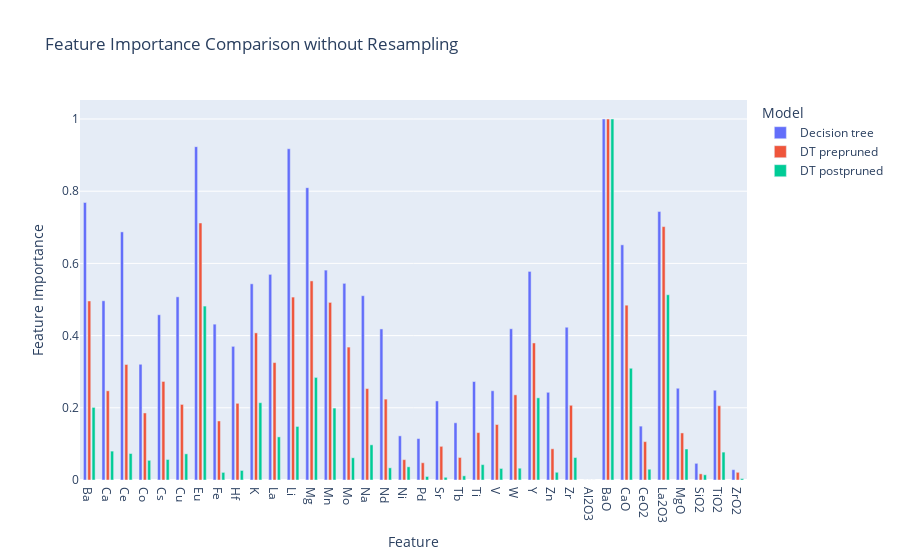

This figure's notebook cell:
### Code cell
df_melted_nr = pd.melt(df_feature_importance_nr, id_vars='Feature', var_name='Model', value_name='Importance')

# Create a grouped bar plot using Plotly Express
fig = px.bar(df_melted_nr, x='Feature', y='Importance', color='Model',
             labels={'Importance': 'Feature Importance', 'Model': 'Model'},
             title='Feature Importance Comparison without Resampling',
             barmode='group'  # Set barmode to 'group' for grouped bars
            )  # Set the width of the bars

# Adjust the width of the bars in the layout
fig.update_layout(bargap=0.3, bargroupgap=0.3)


# Show the plot
fig.show()

### Figure 1 — Plotly figure (JSON) as saved in the notebook; plotly's stock layout.template omitted (floating-point values rounded to 4 significant figures)
{"data": [{"alignmentgroup": "True", "hovertemplate": "Model=Decision tree<br>Feature=%{x}<br>Feature Importance=%{y}<extra></extra>", "legendgroup": "Decision tree", "marker": {"color": "#636efa", "pattern": {"shape": ""}}, "name": "Decision tree", "offsetgroup": "Decision tree", "orientation": "v", "showlegend": true, "textposition": "auto", "type": "bar", "x": ["Ba", "Ca", "Ce", "Co", "Cs", "Cu", "Eu", "Fe", "Hf", "K", "La", "Li", "Mg", "Mn", "Mo", "Na", "Nd", "Ni", "Pd", "Sr", "Tb", "Ti", "V", "W", "Y", "Zn", "Zr", "Al2O3", "BaO", "CaO", "CeO2", "La2O3", "MgO", "SiO2", "TiO2", "ZrO2"], "xaxis": "x", "y": [0.7686, 0.4964, 0.6873, 0.3206, 0.4576, 0.5074, 0.9234, 0.4317, 0.3702, 0.5435, 0.5696, 0.9175, 0.8098, 0.5814, 0.5447, 0.5105, 0.4184, 0.1223, 0.1148, 0.219, 0.1585, 0.2727, 0.2472, 0.4189, 0.5778, 0.2429, 0.4232, 0, 1, 0.6514, 0.1492, 0.7437, 0.2541, 0.04614, 0.2486, 0.02857], "yaxis": "y"}, {"alignmentgroup": "True", "hovertemplate": "Model=DT prepruned<br>Feature=%{x}<br>Feature Importance=%{y}<extra></extra>", "legendgroup": "DT prepruned", "marker": {"color": "#EF553B", "pattern": {"shape": ""}}, "name": "DT prepruned", "offsetgroup": "DT prepruned", "orientation": "v", "showlegend": true, "textposition": "auto", "type": "bar", "x": ["Ba", "Ca", "Ce", "Co", "Cs", "Cu", "Eu", "Fe", "Hf", "K", "La", "Li", "Mg", "Mn", "Mo", "Na", "Nd", "Ni", "Pd", "Sr", "Tb", "Ti", "V", "W", "Y", "Zn", "Zr", "Al2O3", "BaO", "CaO", "CeO2", "La2O3", "MgO", "SiO2", "TiO2", "ZrO2"], "xaxis": "x", "y": [0.4959, 0.2471, 0.32, 0.1857, 0.273, 0.2093, 0.7119, 0.1636, 0.2125, 0.4075, 0.3253, 0.5067, 0.5515, 0.4919, 0.3682, 0.2532, 0.224, 0.05636, 0.04778, 0.09324, 0.06239, 0.1313, 0.1537, 0.2359, 0.3796, 0.08644, 0.207, 0, 1, 0.4842, 0.1063, 0.7019, 0.1304, 0.01708, 0.2058, 0.02129], "yaxis": "y"}, {"alignmentgroup": "True", "hovertemplate": "Model=DT postpruned<br>Feature=%{x}<br>Feature Importance=%{y}<extra></extra>", "legendgroup": "DT postpruned", "marker": {"color": "#00cc96", "pattern": {"shape": ""}}, "name": "DT postpruned", "offsetgroup": "DT postpruned", "orientation": "v", "showlegend": true, "textposition": "auto", "type": "bar", "x": ["Ba", "Ca", "Ce", "Co", "Cs", "Cu", "Eu", "Fe", "Hf", "K", "La", "Li", "Mg", "Mn", "Mo", "Na", "Nd", "Ni", "Pd", "Sr", "Tb", "Ti", "V", "W", "Y", "Zn", "Zr", "Al2O3", "BaO", "CaO", "CeO2", "La2O3", "MgO", "SiO2", "TiO2", "ZrO2"], "xaxis": "x", "y": [0.201, 0.08, 0.07333, 0.05452, 0.05682, 0.0725, 0.4818, 0.02109, 0.02645, 0.2141, 0.1195, 0.1483, 0.2841, 0.1992, 0.06159, 0.09744, 0.03372, 0.03654, 0.009785, 0.007478, 0.01155, 0.04264, 0.03196, 0.03267, 0.2276, 0.02139, 0.06223, 0, 1, 0.3095, 0.02983, 0.5132, 0.08586, 0.01441, 0.07728, 0.004026], "yaxis": "y"}], "layout": {"bargap": 0.3, "bargroupgap": 0.3, "barmode": "group", "legend": {"title": {"text": "Model"}, "tracegroupgap": 0}, "title": {"text": "Feature Importance Comparison without Resampling"}, "xaxis": {"anchor": "y", "domain": [0, 1], "title": {"text": "Feature"}}, "yaxis": {"anchor": "x", "domain": [0, 1], "title": {"text": "Feature Importance"}}}}
